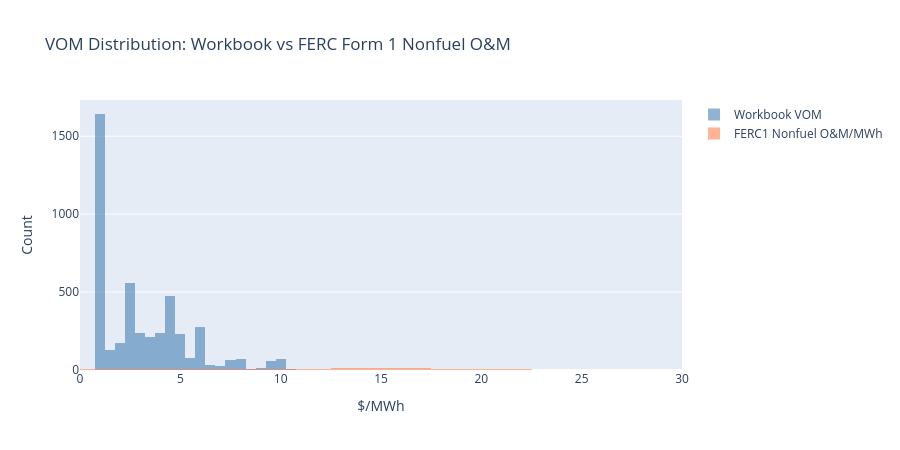

Write notebook code for a chart like this one.
### Code cell
# Overlay histograms
fig = go.Figure()
fig.add_trace(go.Histogram(
    x=wb_vom.values, name="Workbook VOM", opacity=0.6,
    marker_color="steelblue", nbinsx=40,
))
fig.add_trace(go.Histogram(
    x=ferc1_vom.values, name="FERC1 Nonfuel O&M/MWh", opacity=0.6,
    marker_color="coral", nbinsx=40,
))
fig.update_layout(
    title="VOM Distribution: Workbook vs FERC Form 1 Nonfuel O&M",
    xaxis_title="$/MWh",
    yaxis_title="Count",
    barmode="overlay",
    height=450,
)
fig.update_xaxes(range=[0, 30])
fig.show()

# Record result
if len(wb_vom) > 0 and len(ferc1_vom) > 0:
    wb_median = float(wb_vom.median())
    ferc_median = float(ferc1_vom.median())
    record_result(
        "VOM Reasonableness",
        "PASS" if abs(wb_median - ferc_median) < ferc_median * 0.5 else "WARN",
        f"Workbook VOM median: ${wb_median:.2f}/MWh; "
        f"FERC1 nonfuel O&M median: ${ferc_median:.2f}/MWh. "
        f"Note: FERC is plant-level (fixed+variable), workbook is generator-level VOM only."
    )
else:
    record_result("VOM Reasonableness", "WARN", "Insufficient data for comparison")

### Figure 1 — Plotly figure (JSON) as saved in the notebook; plotly's stock layout.template omitted (floating-point values rounded to 4 significant figures; data arrays with more than 128 entries replaced by an {"elided": "..."} marker saying what was removed)
{"data": [{"marker": {"color": "steelblue"}, "name": "Workbook VOM", "nbinsx": 40, "opacity": 0.6, "type": "histogram", "x": {"elided": "4593 float values"}}, {"marker": {"color": "coral"}, "name": "FERC1 Nonfuel O&M/MWh", "nbinsx": 40, "opacity": 0.6, "type": "histogram", "x": [24.57, 0.004525, 0.8101, 1.831, 1.289, 2.041, 27.96, 21.76, 28.91, 1.555, 17.63, 16.24, 3.893, 13.15, 97.94, 18.96, 1.561, 0.7392, 1.159, 10.32, 53.59, 80.43, 9.994, 2.528, 4.041, 10.11, 16.3, 13.97, 19.13, 15.73, 21.56, 7.995, 14.42, 14.41, 14.41, 14.39, 4.713, 12.7, 18.34, 41.04, 29.78, 13.97, 9.598, 14.76, 12.54, 16.3, 13.46]}], "layout": {"barmode": "overlay", "height": 450, "title": {"text": "VOM Distribution: Workbook vs FERC Form 1 Nonfuel O&M"}, "xaxis": {"range": [0, 30], "title": {"text": "$/MWh"}}, "yaxis": {"title": {"text": "Count"}}}}
